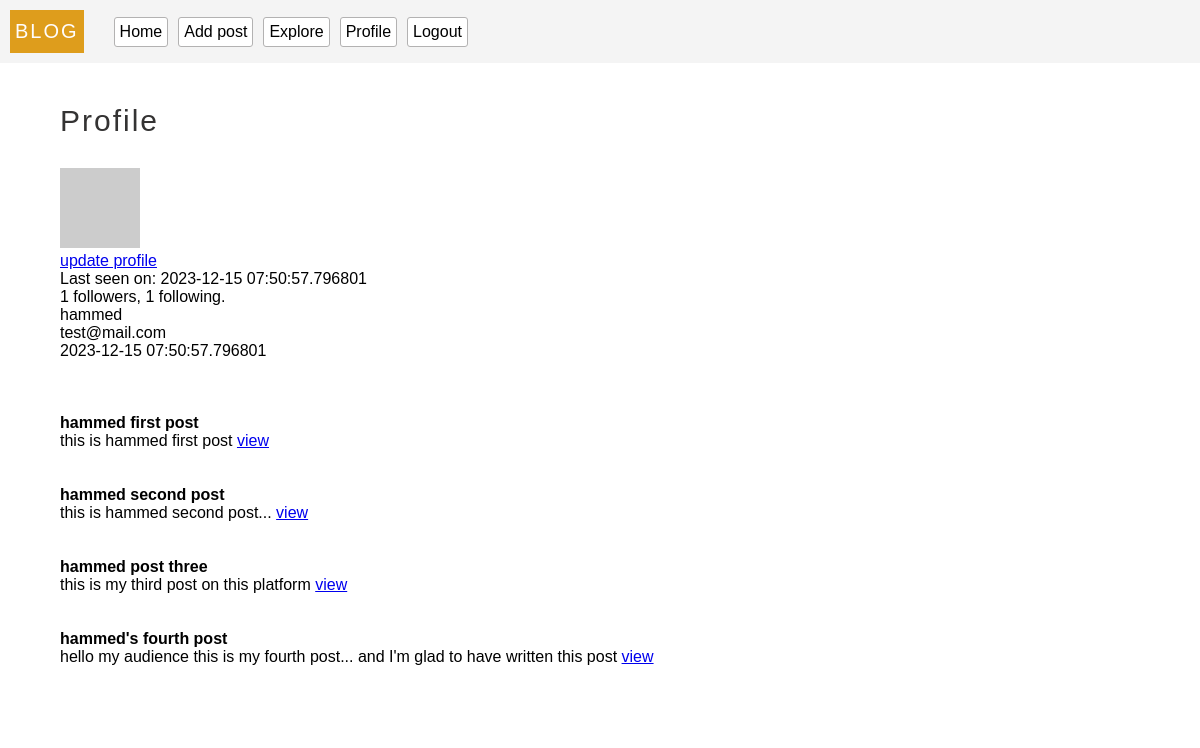
The page /profile (signed in) on the database as committed earlier.
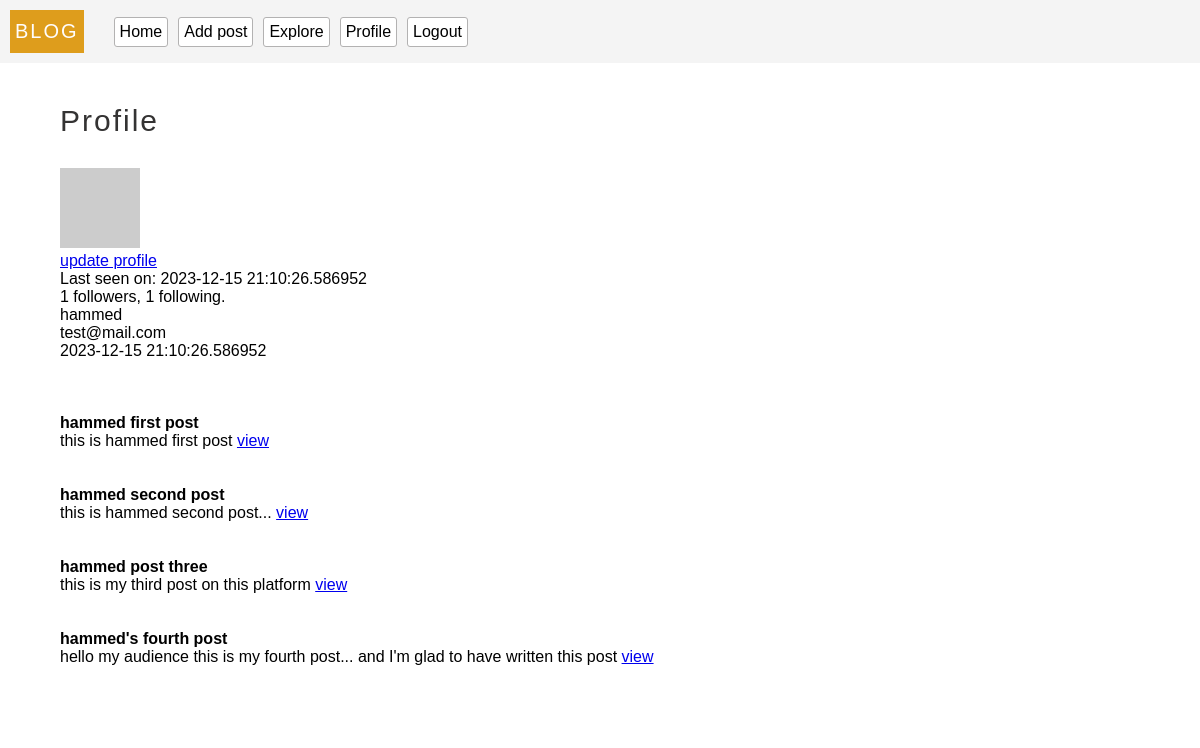
The same page on the database as committed later.
### models.py (models this page shows, shortened)
class User(db.Model, UserMixin):
  __tablename__ = 'users'
  id = db.Column(db.Integer, primary_key = True)
  username = db.Column(db.String(100), unique = True, index = True)
  email = db.Column(db.String(100), index = True, unique = True)
  password = db.Column(db.String(200))
  last_seen = db.Column(db.DateTime, default=datetime.utcnow, index = True)
  about_me = db.Column(db.String, nullable=True)
  posts = db.relationship(
    'Post',
    backref = 'author',
    lazy = 'dynamic'
  )
  followed = db.relationship(
    'User',
    secondary = followers,
    primaryjoin = (followers.c.follower_id == id),
    secondaryjoin = (followers.c.followed_id == id),
    backref = db.backref('followers', lazy='dynamic'),
    lazy = 'dynamic'
  )
  follower = db.relationship(
    'User',
    secondary = followers,
    primaryjoin = (followers.c.followed_id == id),
    secondaryjoin = (followers.c.follower_id == id),
    backref = db.backref('followed_user', lazy='dynamic'),
    lazy = 'dynamic'
  )
  def avatar(self, size='80'):
    digest = md5(str(self.email).lower().encode('utf-8')).hexdigest()
    return f'https://gravatar.com/avatar/{digest}?d=identicon&s={size}'
  def update_last_seen(self):
    self.last_seen = datetime.utcnow()
    db.session.commit()
  @login.user_loader
  def get_user(id):
    return User.query.get(int(id))

class Post(db.Model):
  __tablename__ = 'posts'
  id = db.Column(db.Integer, primary_key = True)
  body = db.Column(db.String(300) ,nullable = False)
  title = db.Column(db.String(20), nullable = False)
  timestamp = db.Column(db.DateTime, default=datetime.utcnow, index = True)
  user_id = db.Column(db.Integer, db.ForeignKey('users.id'))

### server.py (the view)
@app.route('/profile')
@login_required
def profile():
  return render_template('profile.html', title='Profile', user = current_user, posts = current_user.posts)

### server.py (called while the page is built)
@app.before_request
def validate():
  if current_user.is_authenticated:
    current_user.update_last_seen()

### templates/profile.html (shortened to what this page needs)
{% extends 'base.html'%}
{% block content %}
  <p class="header">Profile</p>
  <div class="profile-photo-container">
    <img class="profile-photo" src="{{current_user.avatar()}}" alt="photo"/>
    <p><a href="{{url_for('update_profile')}}"> update profile</a></p>
  </div>
  {% if user.last_seen %}<p>Last seen on: {{ user.last_seen }}</p>{% endif %}
  <p>{{ user.follower.count() }} followers, {{ user.followed.count() }} following.</p>
  <p>{{current_user.username}}</p>
  <p>{{current_user.email}}</p>
  <p>{{current_user.last_seen}}</p>
  <br><br>
  {% for post in posts %}
  <br>
      <article>
        <h4>{{post.title}}</h4>
        {{post.body}}
        <a href="/post/{{post.id}}">view</a>
      </article>
  <br>
    {% endfor %}
{% endblock %}

### templates/base.html (shortened to what this page needs)
<!DOCTYPE html>
<html lang="en">
<head>
  <link rel="stylesheet" href="/static/styles/base.css">
</head>
<body>
  <nav>
    <ul class="nav-bar">
      <p class="logo">BLOG </p>
      <li>
        <a href="{{url_for('index')}}">Home</a>
      </li>
      {% if current_user.is_authenticated %}
      <li>
        <a href="{{url_for('add_post')}}"> Add post</a>
      </li>
      <li>
        <a href="{{url_for('explore')}}">Explore</a>
      </li>
      <li>
        <a href="{{url_for('profile')}}">Profile</a>
      </li>
      <li>
        <a href="{{url_for('logout')}}">Logout</a>
      </li>
      {% endif %}
    </ul>
  </nav>
<div class="container">
  {% block content%}
  {% endblock %}
</div>
</body>
</html>

### static/styles/base.css (style rules this page uses)
* { padding:0px; margin: 0px; box-sizing: border-box; }
body { font-family: 'Lucida Sans', 'Lucida Sans Regular', 'Lucida Grande', 'Lucida Sans Unicode', Geneva, Verdana, sans-serif; }
.nav-bar { display:flex; margin-bottom: 5px; align-items: center; background-color: #f4f4f4; padding:10px; }
.nav-bar>.logo { font-size: 20px ; color: rgb(255, 253, 253); background-color: rgb(222, 157, 28); padding:10px 5px; letter-spacing: 2px; margin-right: 30px; }
.nav-bar>li { background-color: rgb(255, 255, 255); color:black; padding:5px; margin-right: 10px; cursor: pointer; border-radius: 3px; border: solid 1px rgb(179, 178, 178); list-style: none; text-align: center; transition: all 0.1s; }
.nav-bar>li>a { color: black; text-decoration: none; text-align: center; }
.container { padding:3% 5%; background-color: #fff; }
.header { font-size: 30px; color:rgb(52, 51, 51); letter-spacing: 2px; margin-bottom: 30px; }

Rows that differ between the two databases and show on the page:
changed User "hammed": last_seen "2023-12-15 07:50:57.796801" → "2023-12-15 21:10:26.586952"
